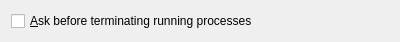
<?xml version="1.0" encoding="UTF-8"?>
<ui version="4.0">
 <class>prefs_shutdown</class>
 <widget class="QWidget" name="prefs_shutdown">
  <property name="geometry">
   <rect>
    <x>0</x>
    <y>0</y>
    <width>400</width>
    <height>37</height>
   </rect>
  </property>
  <property name="windowTitle">
   <string>Shutdown</string>
  </property>
  <layout class="QGridLayout" name="gridLayout">
   <item row="0" column="0">
    <widget class="QCheckBox" name="kcfg_queryClose">
     <property name="text">
      <string>&amp;Ask before terminating running processes</string>
     </property>
    </widget>
   </item>
  </layout>
 </widget>
 <resources/>
 <connections/>
</ui>
